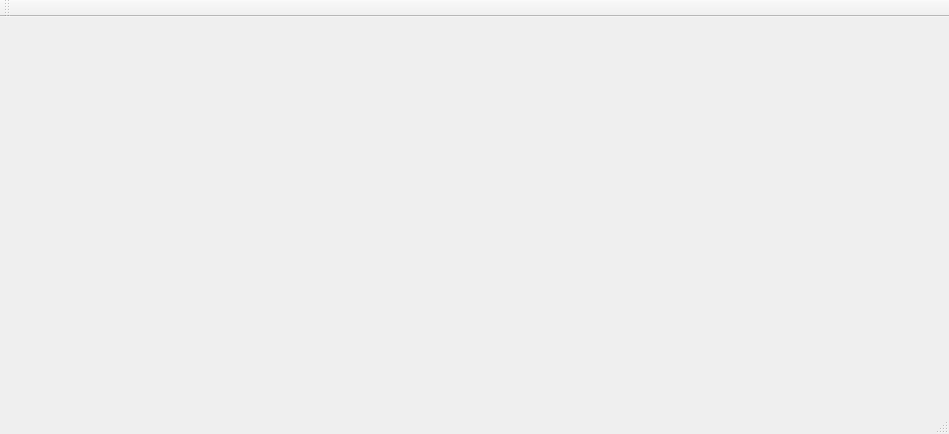
<?xml version="1.0" encoding="UTF-8"?>
<ui version="4.0">
 <class>GLabSequencerClass</class>
 <widget class="QMainWindow" name="GLabSequencerClass">
  <property name="geometry">
   <rect>
    <x>0</x>
    <y>0</y>
    <width>949</width>
    <height>434</height>
   </rect>
  </property>
  <property name="windowTitle">
   <string>GLabSequencer</string>
  </property>
  <widget class="QWidget" name="centralWidget"/>
  <widget class="QMenuBar" name="menuBar">
   <property name="geometry">
    <rect>
     <x>0</x>
     <y>0</y>
     <width>949</width>
     <height>21</height>
    </rect>
   </property>
  </widget>
  <widget class="QToolBar" name="mainToolBar">
   <attribute name="toolBarArea">
    <enum>TopToolBarArea</enum>
   </attribute>
   <attribute name="toolBarBreak">
    <bool>false</bool>
   </attribute>
  </widget>
  <widget class="QStatusBar" name="statusBar"/>
 </widget>
 <layoutdefault spacing="6" margin="11"/>
 <resources/>
 <connections/>
</ui>
